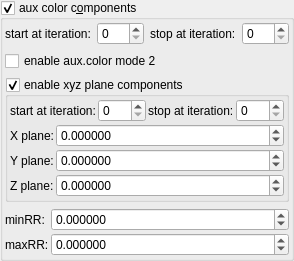
    <widget class="MyGroupBox" name="groupCheck_fold_color_aux_color_enabled">
     <property name="title">
      <string>aux color c&amp;omponents</string>
     </property>
     <property name="checkable">
      <bool>true</bool>
     </property>
     <layout class="QVBoxLayout" name="verticalLayout_11">
      <property name="leftMargin">
       <number>2</number>
      </property>
      <property name="topMargin">
       <number>2</number>
      </property>
      <property name="rightMargin">
       <number>2</number>
      </property>
      <property name="bottomMargin">
       <number>2</number>
      </property>
      <item>
       <layout class="QHBoxLayout" name="horizontalLayout_7" stretch="0,1,0,1">
        <item>
         <widget class="QLabel" name="label_82">
          <property name="text">
           <string>start at iteration:</string>
          </property>
         </widget>
        </item>
        <item>
         <widget class="MySpinBox" name="spinboxInt_fold_color_start_iterations_A">
          <property name="sizePolicy">
           <sizepolicy hsizetype="Minimum" vsizetype="Maximum">
            <horstretch>0</horstretch>
            <verstretch>0</verstretch>
           </sizepolicy>
          </property>
          <property name="minimum">
           <number>0</number>
          </property>
          <property name="maximum">
           <number>999</number>
          </property>
          <property name="value">
           <number>0</number>
          </property>
         </widget>
        </item>
        <item>
         <widget class="QLabel" name="label_61">
          <property name="text">
           <string>stop at iteration:</string>
          </property>
         </widget>
        </item>
        <item>
         <widget class="MySpinBox" name="spinboxInt_fold_color_stop_iterations_A">
          <property name="sizePolicy">
           <sizepolicy hsizetype="Preferred" vsizetype="Maximum">
            <horstretch>0</horstretch>
            <verstretch>0</verstretch>
           </sizepolicy>
          </property>
          <property name="maximum">
           <number>999</number>
          </property>
         </widget>
        </item>
       </layout>
      </item>
      <item>
       <widget class="MyCheckBox" name="checkBox_fold_color_aux_color_enabledA_false">
        <property name="text">
         <string>enable aux.color mode 2</string>
        </property>
       </widget>
      </item>
      <item>
       <widget class="MyGroupBox" name="groupCheck_fold_color_aux_color_enabled_false">
        <property name="title">
         <string>enable xyz plane components&amp;</string>
        </property>
        <property name="checkable">
         <bool>true</bool>
        </property>
        <layout class="QVBoxLayout" name="verticalLayout_14" stretch="0,0">
         <property name="spacing">
          <number>2</number>
         </property>
         <property name="leftMargin">
          <number>2</number>
         </property>
         <property name="topMargin">
          <number>2</number>
         </property>
         <property name="rightMargin">
          <number>2</number>
         </property>
         <property name="bottomMargin">
          <number>2</number>
         </property>
         <item>
          <layout class="QHBoxLayout" name="horizontalLayout_8" stretch="0,1,0,1">
           <item>
            <widget class="QLabel" name="label_83">
             <property name="text">
              <string>start at iteration:</string>
             </property>
            </widget>
           </item>
           <item>
            <widget class="MySpinBox" name="spinboxInt_transf_start_iterations_G">
             <property name="sizePolicy">
              <sizepolicy hsizetype="Minimum" vsizetype="Maximum">
               <horstretch>0</horstretch>
               <verstretch>0</verstretch>
              </sizepolicy>
             </property>
             <property name="minimum">
              <number>0</number>
             </property>
             <property name="maximum">
              <number>999</number>
             </property>
             <property name="value">
              <number>0</number>
             </property>
            </widget>
           </item>
           <item>
            <widget class="QLabel" name="label_62">
             <property name="text">
              <string>stop at iteration:</string>
             </property>
            </widget>
           </item>
           <item>
            <widget class="MySpinBox" name="spinboxInt_transf_stop_iterations_G">
             <property name="sizePolicy">
              <sizepolicy hsizetype="Preferred" vsizetype="Maximum">
               <horstretch>0</horstretch>
               <verstretch>0</verstretch>
              </sizepolicy>
             </property>
             <property name="maximum">
              <number>999</number>
             </property>
            </widget>
           </item>
          </layout>
         </item>
         <item>
          <layout class="QGridLayout" name="gridLayout_16" columnstretch="0,1">
           <property name="spacing">
            <number>2</number>
           </property>
           <item row="1" column="1">
            <widget class="MyDoubleSpinBox" name="spinbox3_mandelbox_color_y">
             <property name="enabled">
              <bool>true</bool>
             </property>
             <property name="sizePolicy">
              <sizepolicy hsizetype="Minimum" vsizetype="Maximum">
               <horstretch>0</horstretch>
               <verstretch>0</verstretch>
              </sizepolicy>
             </property>
             <property name="prefix">
              <string/>
             </property>
             <property name="suffix">
              <string/>
             </property>
             <property name="decimals">
              <number>6</number>
             </property>
             <property name="minimum">
              <double>-100.000000000000000</double>
             </property>
             <property name="maximum">
              <double>100.000000000000000</double>
             </property>
             <property name="singleStep">
              <double>0.100000000000000</double>
             </property>
            </widget>
           </item>
           <item row="1" column="0">
            <widget class="QLabel" name="label_41">
             <property name="text">
              <string>Y plane:</string>
             </property>
            </widget>
           </item>
           <item row="0" column="0">
            <widget class="QLabel" name="label_29">
             <property name="text">
              <string>X plane:</string>
             </property>
            </widget>
           </item>
           <item row="0" column="1">
            <widget class="MyDoubleSpinBox" name="spinbox3_mandelbox_color_x">
             <property name="enabled">
              <bool>true</bool>
             </property>
             <property name="sizePolicy">
              <sizepolicy hsizetype="Minimum" vsizetype="Maximum">
               <horstretch>0</horstretch>
               <verstretch>0</verstretch>
              </sizepolicy>
             </property>
             <property name="prefix">
              <string/>
             </property>
             <property name="suffix">
              <string/>
             </property>
             <property name="decimals">
              <number>6</number>
             </property>
             <property name="minimum">
              <double>-100.000000000000000</double>
             </property>
             <property name="maximum">
              <double>100.000000000000000</double>
             </property>
             <property name="singleStep">
              <double>0.100000000000000</double>
             </property>
            </widget>
           </item>
           <item row="2" column="1">
            <widget class="MyDoubleSpinBox" name="spinbox3_mandelbox_color_z">
             <property name="enabled">
              <bool>true</bool>
             </property>
             <property name="sizePolicy">
              <sizepolicy hsizetype="Minimum" vsizetype="Maximum">
               <horstretch>0</horstretch>
               <verstretch>0</verstretch>
              </sizepolicy>
             </property>
             <property name="prefix">
              <string/>
             </property>
             <property name="suffix">
              <string/>
             </property>
             <property name="decimals">
              <number>6</number>
             </property>
             <property name="minimum">
              <double>-100.000000000000000</double>
             </property>
             <property name="maximum">
              <double>100.000000000000000</double>
             </property>
             <property name="singleStep">
              <double>0.100000000000000</double>
             </property>
            </widget>
           </item>
           <item row="2" column="0">
            <widget class="QLabel" name="label_40">
             <property name="text">
              <string>Z plane:</string>
             </property>
            </widget>
           </item>
          </layout>
         </item>
        </layout>
       </widget>
      </item>
      <item>
       <layout class="QGridLayout" name="gridLayout_17" columnstretch="0,1">
        <property name="spacing">
         <number>2</number>
        </property>
        <item row="0" column="1">
         <widget class="MyDoubleSpinBox" name="spinbox_mandelbox_color_Sp1">
          <property name="sizePolicy">
           <sizepolicy hsizetype="Minimum" vsizetype="Maximum">
            <horstretch>0</horstretch>
            <verstretch>0</verstretch>
           </sizepolicy>
          </property>
          <property name="prefix">
           <string/>
          </property>
          <property name="suffix">
           <string/>
          </property>
          <property name="decimals">
           <number>6</number>
          </property>
          <property name="minimum">
           <double>-100.000000000000000</double>
          </property>
          <property name="maximum">
           <double>100.000000000000000</double>
          </property>
          <property name="singleStep">
           <double>0.100000000000000</double>
          </property>
         </widget>
        </item>
        <item row="1" column="1">
         <widget class="MyDoubleSpinBox" name="spinbox_mandelbox_color_Sp2">
          <property name="sizePolicy">
           <sizepolicy hsizetype="Minimum" vsizetype="Maximum">
            <horstretch>0</horstretch>
            <verstretch>0</verstretch>
           </sizepolicy>
          </property>
          <property name="prefix">
           <string/>
          </property>
          <property name="suffix">
           <string/>
          </property>
          <property name="decimals">
           <number>6</number>
          </property>
          <property name="minimum">
           <double>-100.000000000000000</double>
          </property>
          <property name="maximum">
           <double>100.000000000000000</double>
          </property>
          <property name="singleStep">
           <double>0.100000000000000</double>
          </property>
         </widget>
        </item>
        <item row="0" column="0">
         <widget class="QLabel" name="label_42">
          <property name="text">
           <string>minRR:</string>
          </property>
         </widget>
        </item>
        <item row="1" column="0">
         <widget class="QLabel" name="label_43">
          <property name="text">
           <string>maxRR:</string>
          </property>
         </widget>
        </item>
       </layout>
      </item>
     </layout>
    </widget>
